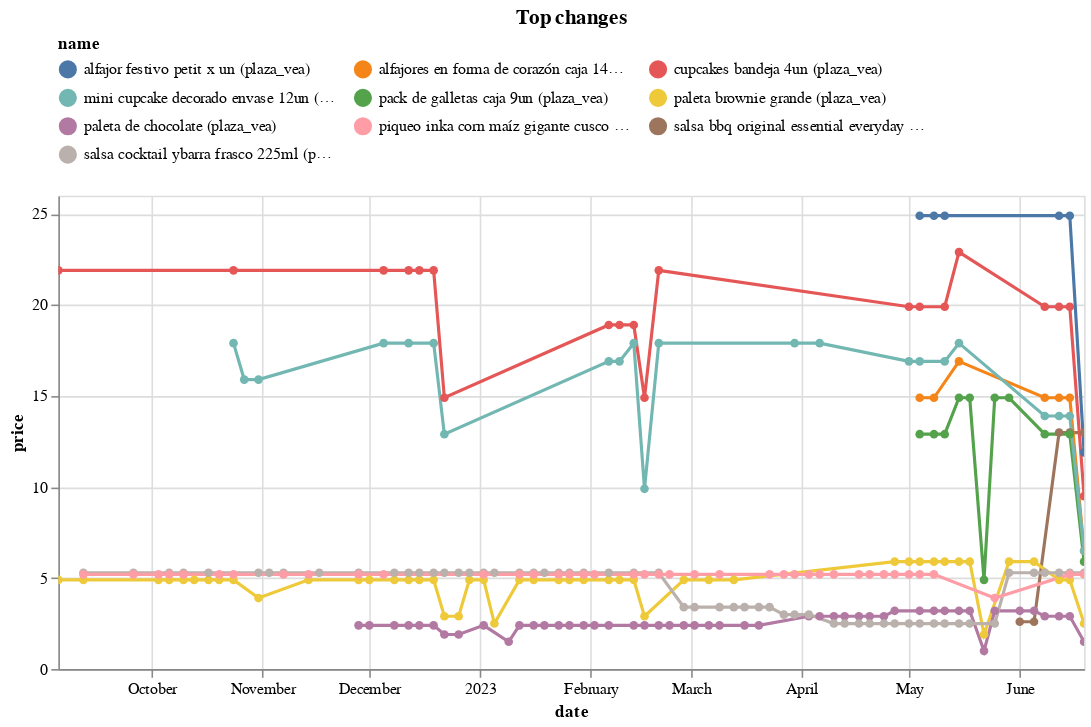

Write notebook code for a chart like this one.
### Code cell
top_changes.head(10).pipe(plot_changes, 'Top changes')

### Figure 1 — Vega-Lite specification as saved in the notebook (floating-point values rounded to 4 significant figures; data arrays with more than 128 entries replaced by an {"elided": "..."} marker saying what was removed)
{"config": {"view": {"continuousWidth": 300, "continuousHeight": 300}, "legend": {"columns": 3, "orient": "top"}}, "data": {"name": "data-48ababf234eb9eb9631d1d282f2f7e7d"}, "mark": {"type": "line", "point": true}, "encoding": {"color": {"field": "name", "scale": {"domain": ["alfajor festivo petit x un (plaza_vea)", "alfajores en forma de corazón caja 14un (plaza_vea)", "cupcakes bandeja 4un (plaza_vea)", "mini cupcake decorado envase 12un (plaza_vea)", "pack de galletas caja 9un (plaza_vea)", "paleta brownie grande (plaza_vea)", "paleta de chocolate (plaza_vea)", "piqueo inka corn maíz gigante cusco original bolsa 100g (plaza_vea)", "salsa bbq original essential everyday botella 510g (plaza_vea)", "salsa cocktail ybarra frasco 225ml (plaza_vea)"]}, "type": "nominal"}, "tooltip": [{"field": "name", "type": "nominal"}, {"field": "price", "type": "quantitative"}, {"field": "last_price", "type": "quantitative"}], "x": {"field": "date", "type": "temporal"}, "y": {"field": "price", "type": "quantitative"}}, "params": [{"name": "param_1", "select": {"type": "point", "fields": ["name"]}, "bind": "legend"}, {"name": "param_2", "select": {"type": "interval", "encodings": ["x", "y"]}, "bind": "scales"}], "title": "Top changes", "transform": [{"filter": {"param": "param_1"}}], "width": 650, "$schema": "https://vega.github.io/schema/vega-lite/v5.8.0.json", "datasets": {"data-48ababf234eb9eb9631d1d282f2f7e7d": {"elided": "264 records"}}}
